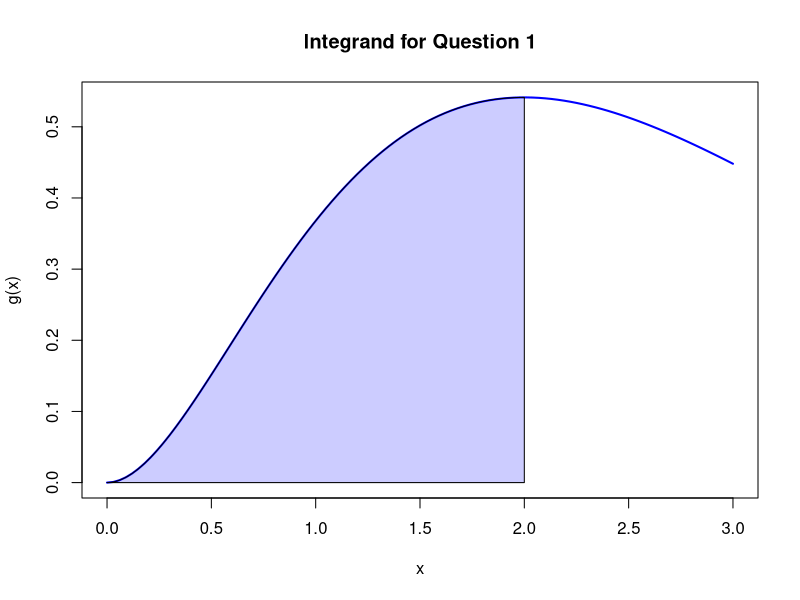
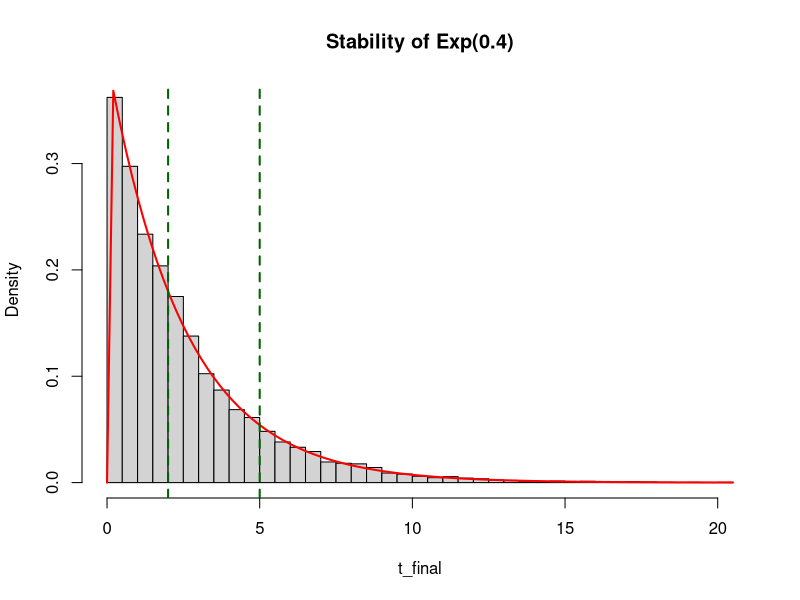
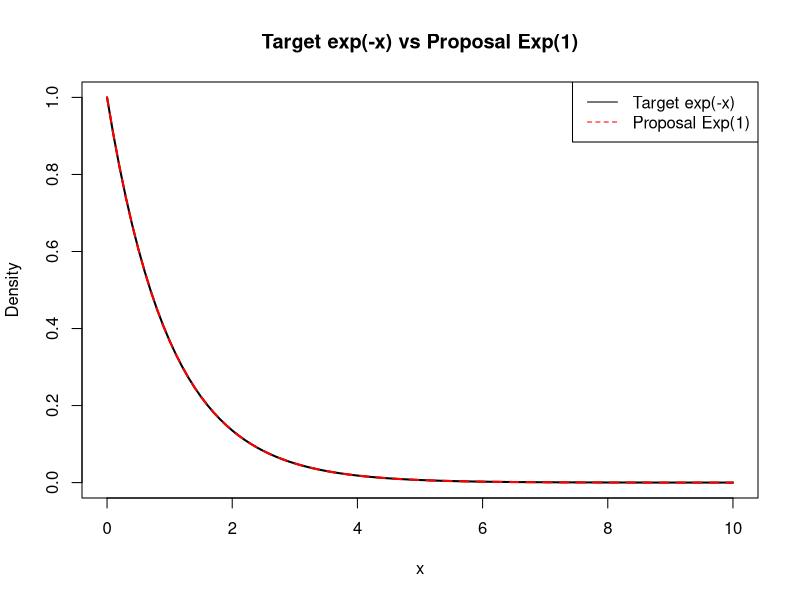

These charts were generated, in order, by the following R code:
## ---- chunk 1
knitr::opts_chunk$set(echo = TRUE)
set.seed(123)
## ---- chunk 2

set.seed(5000)
m = 10000
a = 0; b = 2

gx_fun = function(x) x^2 * exp(-x)

x = runif(m, a, b)
gx = gx_fun(x)

theta_hat = (b - a) * mean(gx)

sigma_hat = (b - a) * sd(gx)
se = sigma_hat / sqrt(m)

z_critical = qnorm(0.975)
lower = theta_hat - z_critical * se
upper = theta_hat + z_critical * se

exact_val = (-(exp(-2)*(2^2 + 2*2 + 2))) - (-(exp(0)*(0^2 + 2*0 + 2)))

cat("MC Estimate:", theta_hat, "\n")
cat("Standard Error:", se, "\n")
cat("95% CI: [", lower, ",", upper, "]\n")
cat("Exact Value:", exact_val, "\n")
## ---- chunk 3
curve(gx_fun, from = 0, to = 3, main = "Integrand for Question 1",
      ylab = "g(x)", xlab = "x", lwd = 2, col = "blue")

x_vector <- seq(0, 2, length = 100)
y_vector <- gx_fun(x_vector)
polygon(c(0, x_vector, 2), c(0, y_vector, 0), col = rgb(0, 0, 1, 0.2))
## ---- chunk 4
set.seed(8000)
lambda = 0.4
sizes = c(1000, 50000, 1000000)

theoretical_p = (1 - exp(-lambda * 5)) - (1 - exp(-lambda * 2))

results = sapply(sizes, function(n) {
  u = runif(n)
  t_samples = - (1/lambda) * log(1 - u)
  mean(t_samples > 2 & t_samples < 5)
})

names(results) = paste0("n=", sizes)

print(results)
cat("Theoretical Probability:", theoretical_p, "\n")
## ---- chunk 5
t_final = - (1/lambda) * log(1 - runif(10000))
hist(t_final, breaks = 50, probability = TRUE, main = "Stability of Exp(0.4)")
curve(dexp(x, rate = lambda), add = TRUE, col = "red", lwd = 2)
abline(v = c(2, 5), col = "darkgreen", lwd = 2, lty = 2)
## ---- chunk 6
set.seed(8204)
m = 10000

M = 15
u_samples = runif(m, 0, M)
theta_naive = M * mean(exp(-u_samples))

x_exp = rexp(m, 1)
theta_is = mean(rep(1, m))

var_naive = var(M * exp(-u_samples)) / m
var_is = 0

cat("Naive MC:", theta_naive, " (Var:", var_naive, ")\n")
cat("Importance Sampling:", theta_is, " (Var:", var_is, ")\n")
## ---- chunk 7
curve(exp(-x), from = 0, to = 10, col = "black", lwd = 2,
      main = "Target exp(-x) vs Proposal Exp(1)", ylab = "Density")
curve(dexp(x, 1), add = TRUE, col = "red", lwd = 2, lty = 2)
legend("topright", legend = c("Target exp(-x)", "Proposal Exp(1)"),
       col = c("black", "red"), lty = 1:2)
## ---- chunk 8
set.seed(8204)
m = 100000

samples_naive = rnorm(m, 0, 1)
prob_naive = mean(samples_naive > 4)

cat("Naive MC Estimate (100k samples):", prob_naive, "\n")

y = rnorm(m, mean = 4, sd = 1)
weights = dnorm(y, 0, 1) / dnorm(y, 4, 1)
prob_is = mean(weights * (y > 4))

cat("Importance Sampling Estimate:", prob_is, "\n")
cat("Theoretical Value:", pnorm(4, lower.tail = FALSE), "\n")

var_naive = var(samples_naive > 4) / m
var_is = var(weights * (y > 4)) / m

cat("Variance (Naive):", var_naive, "\n")
cat("Variance (IS):", var_is, "\n")
